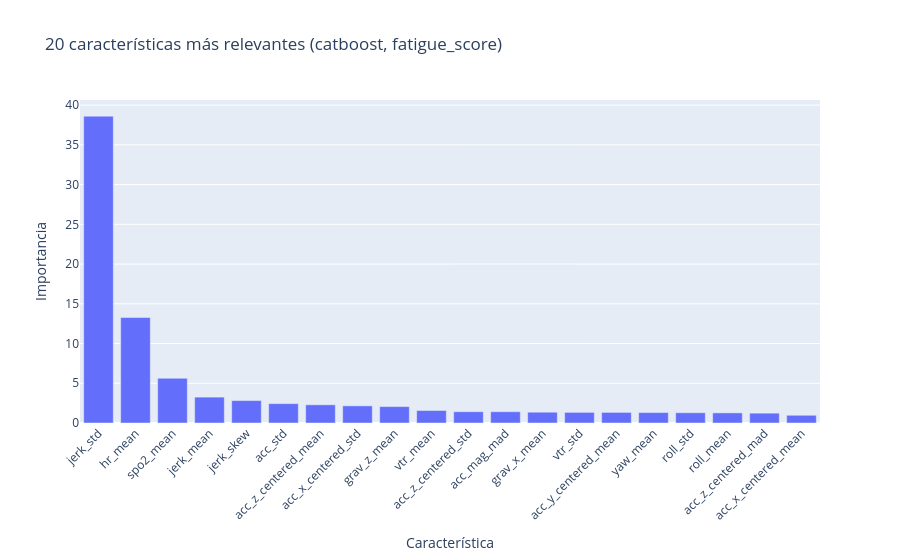
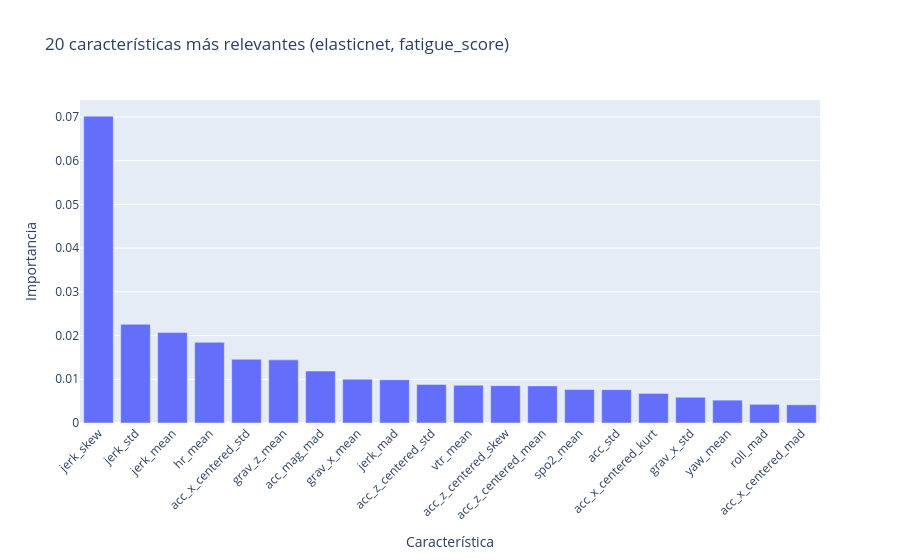
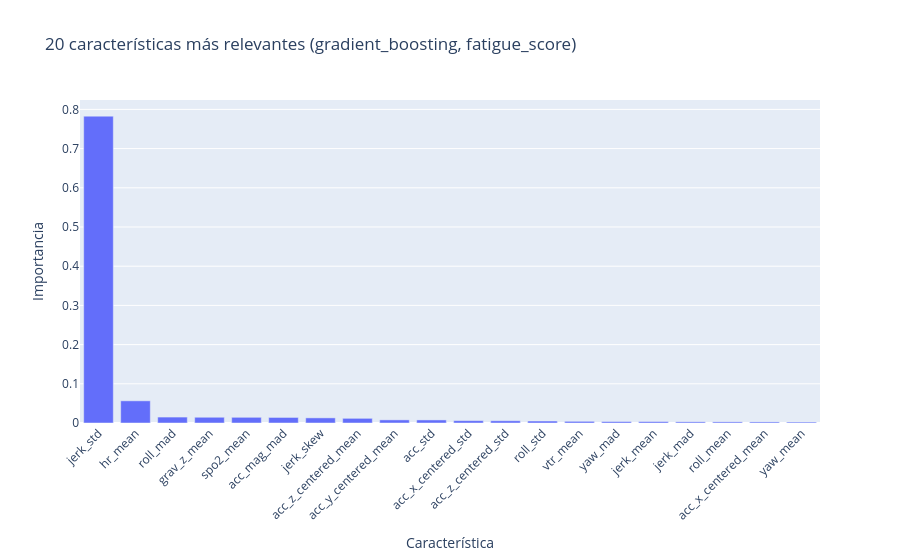

These figures' notebook cell, in order:
### Markdown cell above
### 4. Importancia de características

Analizamos la contribución de las 20 características más relevantes para cada modelo que expone importancias o coeficientes, a fin de documentar qué señales fisiológicas o biomecánicas dominan las predicciones.

### Code cell
import joblib
import numpy as np

feature_columns = experiment_data["feature_columns"]
label = experiment_data["target_label"]
available_models = sorted(experiment_data["summary"]["model"].unique())
print(f"Objetivo: {label} (experimento: {experiment_data['dir'].name})")

for model_name in available_models:
    model_path = experiment_data["dir"] / f"{model_name}_best.joblib"
    if not model_path.exists():
        print(f"Artefacto del modelo no encontrado para {model_name}.")
        continue

    pipeline = joblib.load(model_path)
    model = pipeline.named_steps["model"]
    importances = getattr(model, "feature_importances_", None)

    if importances is None:
        coef = getattr(model, "coef_", None)
        if coef is not None:
            importances = np.abs(np.ravel(coef))
        else:
            print(f"  {model_name} no expone importancias ni coeficientes; se omite.")
            continue

    feature_names = (
        feature_columns
        if feature_columns is not None and len(feature_columns) == len(importances)
        else [f"feature_{i}" for i in range(len(importances))]
    )

    fi = (
        pd.DataFrame({"feature": feature_names, "importance": importances})
        .sort_values("importance", ascending=False)
        .head(20)
    )

    fig = px.bar(
        fi,
        x="feature",
        y="importance",
        title=f"20 características más relevantes ({model_name}, {label})",
        labels={"feature": "Característica", "importance": "Importancia"}
    )
    fig.update_layout(xaxis_tickangle=-45)
    fig.show()

### Figure 1 — Plotly figure (JSON) as saved in the notebook; plotly's stock layout.template omitted (floating-point values rounded to 4 significant figures)
{"data": [{"hovertemplate": "Característica=%{x}<br>Importancia=%{y}<extra></extra>", "legendgroup": "", "marker": {"color": "#636efa", "pattern": {"shape": ""}}, "name": "", "orientation": "v", "showlegend": false, "textposition": "auto", "type": "bar", "x": ["jerk_std", "hr_mean", "spo2_mean", "jerk_mean", "jerk_skew", "acc_std", "acc_z_centered_mean", "acc_x_centered_std", "grav_z_mean", "vtr_mean", "acc_z_centered_std", "acc_mag_mad", "grav_x_mean", "vtr_std", "acc_y_centered_mean", "yaw_mean", "roll_std", "roll_mean", "acc_z_centered_mad", "acc_x_centered_mean"], "xaxis": "x", "y": [38.61, 13.27, 5.628, 3.256, 2.821, 2.438, 2.289, 2.156, 2.064, 1.571, 1.421, 1.42, 1.359, 1.337, 1.333, 1.315, 1.291, 1.273, 1.238, 0.971], "yaxis": "y"}], "layout": {"barmode": "relative", "legend": {"tracegroupgap": 0}, "title": {"text": "20 características más relevantes (catboost, fatigue_score)"}, "xaxis": {"anchor": "y", "domain": [0, 1], "tickangle": -45, "title": {"text": "Característica"}}, "yaxis": {"anchor": "x", "domain": [0, 1], "title": {"text": "Importancia"}}}}

### Figure 2 — Plotly figure (JSON) as saved in the notebook; plotly's stock layout.template omitted (floating-point values rounded to 4 significant figures)
{"data": [{"hovertemplate": "Característica=%{x}<br>Importancia=%{y}<extra></extra>", "legendgroup": "", "marker": {"color": "#636efa", "pattern": {"shape": ""}}, "name": "", "orientation": "v", "showlegend": false, "textposition": "auto", "type": "bar", "x": ["jerk_skew", "jerk_std", "jerk_mean", "hr_mean", "acc_x_centered_std", "grav_z_mean", "acc_mag_mad", "grav_x_mean", "jerk_mad", "acc_z_centered_std", "vtr_mean", "acc_z_centered_skew", "acc_z_centered_mean", "spo2_mean", "acc_std", "acc_x_centered_kurt", "grav_x_std", "yaw_mean", "roll_mad", "acc_x_centered_mad"], "xaxis": "x", "y": [0.0702, 0.02258, 0.02068, 0.01846, 0.01457, 0.01445, 0.01189, 0.01002, 0.009888, 0.008827, 0.008646, 0.008546, 0.008489, 0.007647, 0.007634, 0.006766, 0.005895, 0.00523, 0.004271, 0.004169], "yaxis": "y"}], "layout": {"barmode": "relative", "legend": {"tracegroupgap": 0}, "title": {"text": "20 características más relevantes (elasticnet, fatigue_score)"}, "xaxis": {"anchor": "y", "domain": [0, 1], "tickangle": -45, "title": {"text": "Característica"}}, "yaxis": {"anchor": "x", "domain": [0, 1], "title": {"text": "Importancia"}}}}

### Figure 3 — Plotly figure (JSON) as saved in the notebook; plotly's stock layout.template omitted (floating-point values rounded to 4 significant figures)
{"data": [{"hovertemplate": "Característica=%{x}<br>Importancia=%{y}<extra></extra>", "legendgroup": "", "marker": {"color": "#636efa", "pattern": {"shape": ""}}, "name": "", "orientation": "v", "showlegend": false, "textposition": "auto", "type": "bar", "x": ["jerk_std", "hr_mean", "roll_mad", "grav_z_mean", "spo2_mean", "acc_mag_mad", "jerk_skew", "acc_z_centered_mean", "acc_y_centered_mean", "acc_std", "acc_x_centered_std", "acc_z_centered_std", "roll_std", "vtr_mean", "yaw_mad", "jerk_mean", "jerk_mad", "roll_mean", "acc_x_centered_mean", "yaw_mean"], "xaxis": "x", "y": [0.7828, 0.05657, 0.01513, 0.01465, 0.01451, 0.01417, 0.01305, 0.01192, 0.007929, 0.007809, 0.006026, 0.005704, 0.005034, 0.004271, 0.003642, 0.003576, 0.002991, 0.002887, 0.002745, 0.00241], "yaxis": "y"}], "layout": {"barmode": "relative", "legend": {"tracegroupgap": 0}, "title": {"text": "20 características más relevantes (gradient_boosting, fatigue_score)"}, "xaxis": {"anchor": "y", "domain": [0, 1], "tickangle": -45, "title": {"text": "Característica"}}, "yaxis": {"anchor": "x", "domain": [0, 1], "title": {"text": "Importancia"}}}}
